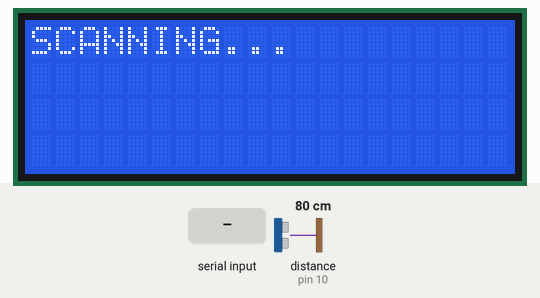
Recording of a sketch running on a simulated Arduino Uno, built with avr-gcc and run on an emulated ATmega328P. Parts: 20×4 character LCD. Wiring (inferred from the names in the program): ultrasonic range finder: trigger pin 9; echo pin 10. The inputs (shaded band) are chosen by the test bench; at power-on: distance to the obstacle (sensor on pin 10) 80 cm. The echo pulse lasts 58.3 µs per cm; what the sketch prints to the serial monitor is not drawn.

Above: at 2.2 s.
At 10.6 s:
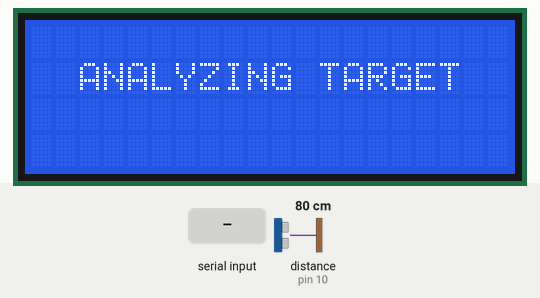
10.7 s: "1\n" received over Serial
At 11.8 s:
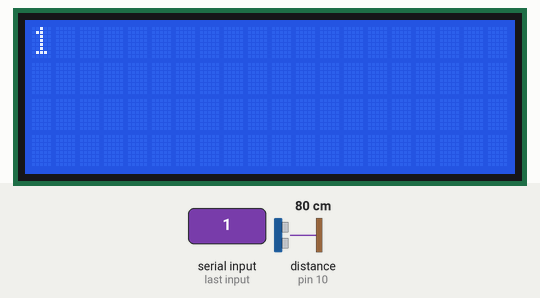
Timing chart, 0 to 13.7 s (numbered marks = the images above; inputs shaded):
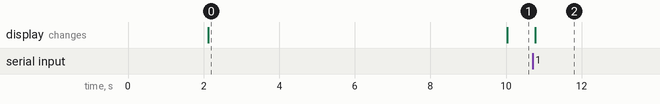

Measured:
- after the input at 10.7 s, the display: changes after 0.07 s (image 2)
- what the display in image 0 shows lasts 7.9 s, from 2.1 s to 10.0 s

The sketch:

terminator_lcd.ino
```cpp
#include <Wire.h>
#include <LiquidCrystal_I2C.h>

LiquidCrystal_I2C lcd(0x27, 20, 4);

const int trigPin = 9;
const int echoPin = 10;
unsigned long lastTriggerTime = 0;
const unsigned long cooldown = 10000; // 10 second cooldown

void setup() {
  Serial.begin(9600);
  pinMode(trigPin, OUTPUT);
  pinMode(echoPin, INPUT);

  lcd.init();
  lcd.backlight();
  lcd.setCursor(0, 1);
  lcd.print("    TERMINATOR      ");
  lcd.setCursor(0, 2);
  lcd.print("   SYSTEM ONLINE    ");
  delay(2000);
  lcd.clear();
  lcd.setCursor(0, 0);
  lcd.print("SCANNING..."); // Visual proof it's ready
}

void loop() {
  // Single, reliable ping with a timeout so it doesn't freeze
  digitalWrite(trigPin, LOW);
  delayMicroseconds(2);
  digitalWrite(trigPin, HIGH);
  delayMicroseconds(10);
  digitalWrite(trigPin, LOW);

  long duration = pulseIn(echoPin, HIGH, 30000);
  int distance = duration * 0.034 / 2;

  // Generous kill box: Between 2cm and 100cm (approx 3 feet)
  if (distance > 2 && distance <= 100 && (millis() - lastTriggerTime > cooldown)) {
    Serial.println("TRIGGER"); // Fire to Python
    lastTriggerTime = millis();

    lcd.clear();
    lcd.setCursor(0, 1);
    lcd.print("  ANALYZING TARGET  ");
  }

  // Listen for the Gemini API response from Python
  if (Serial.available() > 0) {
    String incomingInsult = Serial.readStringUntil('\n');
    incomingInsult.trim();

    if (incomingInsult.length() > 0) {
      lcd.clear();
      int len = incomingInsult.length();
      for (int i = 0; i < 4; i++) {
        if (len > i * 20) {
          lcd.setCursor(0, i);
          lcd.print(incomingInsult.substring(i * 20, min((i + 1) * 20, len)));
        }
      }
      delay(5000); // Leave the insult on screen for 5 seconds
      lcd.clear();
      lcd.setCursor(0, 0);
      lcd.print("SCANNING..."); // Reset visual state
    }
  }
  delay(100); // Give the sensor a tiny breather between pings
}
```
